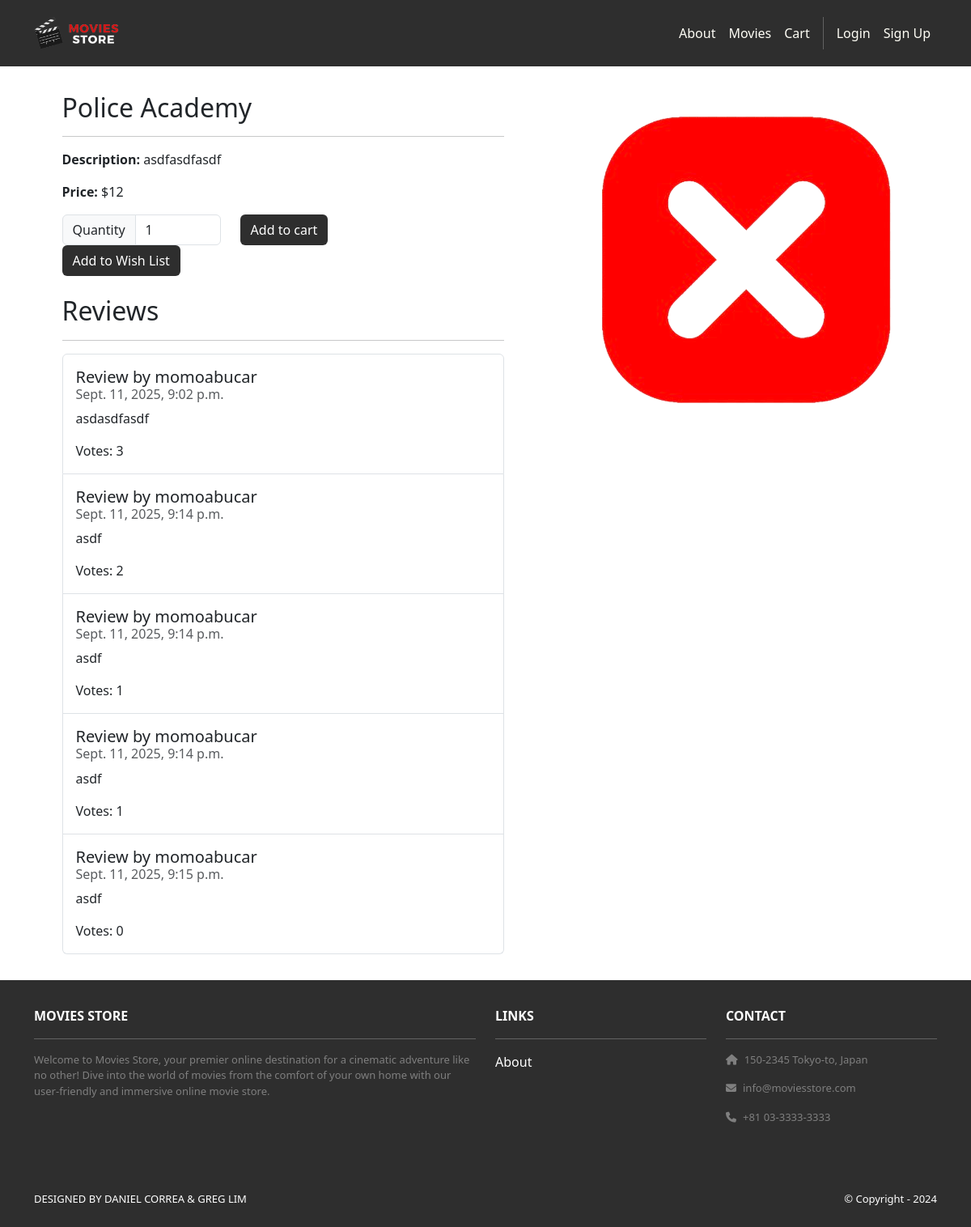
The app's page /movies/2/ with its own data.
### movies/models.py (models this page shows, shortened)
class Movie(models.Model):
    id = models.AutoField(primary_key=True)
    name = models.CharField(max_length=255)
    price = models.IntegerField()
    description = models.TextField()
    image = models.ImageField(upload_to='movie_images/')

class Review(models.Model):
    id = models.AutoField(primary_key=True)
    comment = models.CharField(max_length=255)
    date = models.DateTimeField(auto_now_add=True)
    movie = models.ForeignKey(Movie,
        on_delete=models.CASCADE)
    user = models.ForeignKey(User, on_delete=models.CASCADE)
    votes = models.IntegerField(default=0)

### movies/views.py (the view)
# urls.py: path('<int:id>/', views.show, name='movies.show'),
def show(request, id):
    movie = get_object_or_404(Movie, id=id)
    reviews = Review.objects.filter(movie=movie).order_by('-votes')[:5]
    exists = isWishListEmpty(request, movie)
    addToRecent(request, id)
    template_data = {
        'title': movie.name,
        'reviews': reviews,
        'movie': movie,
        'inCart': str(id) in request.session.get('cart', {}),
        'wishList': 'Remove' if exists else 'Add'
    }
    return render(request, 'movies/show.html', {'template_data': template_data})

### movies/views.py (called while the page is built)
def addToRecent(request, id):
    recents = request.session.get('recently_viewed', [])
    if id in recents:
        recents.remove(id)
    recents.insert(0, id)
    recents = recents[:5]
    request.session['recently_viewed'] = recents

def isWishListEmpty(request, movie):
    if request.user.is_authenticated:
        return WishListItem.objects.filter(movie=movie, wishList=getWishList(request)).exists()
    return movie.id in request.session.get('wishList', [])

### movies/templates/movies/show.html (shortened to what this page needs)
{% extends 'base.html' %}
{% load static %}
{% block content %}
<div class="p-3">
  <div class="container">
    <div class="row mt-3">
      <div class="col-md-6 mx-auto mb-3">
        <h2>{{ template_data.movie.name }}</h2>
        <hr>
        <p><b>Description:</b> {{ template_data.movie.description }}</p>
        <p><b>Price:</b> ${{ template_data.movie.price }}</p>
        <form method="post" action="{% url 'cart.add' id=template_data.movie.id %}">
          <div class="row">
            <div class="col-auto">
              <div class="input-group col-auto">
                <div class="input-group-text">Quantity</div>
                <input type="number" min="1" max="10"
                       class="form-control quantity-input"
                       name="quantity" value="1">
              </div>
            </div>
            <div class="col-auto">
              <button class="btn bg-dark text-white" type="submit">
                Add to cart
              </button>
            </div>
          </div>
        </form>
        {% if template_data.wishList == 'Remove' %}
          <form method="post" action="{% url 'movies.removeWishList' movie_id=template_data.movie.id %}">
            {% csrf_token %}
            <button class="btn btn-danger" type="submit">
              Remove from Wish List
            </button>
          </form>
        {% else %}
          <form method="post" action="{% url 'movies.addWishList' movie_id=template_data.movie.id %}">
            <button class="btn bg-dark text-white" type="submit">
              Add to Wish List
            </button>
          </form>
        {% endif %}
        <h2 class="mt-4">Reviews</h2>
        <hr>
        <ul class="list-group">
          {% for review in template_data.reviews %}
            <li class="list-group-item py-3">
              <h5 class="card-title">Review by {{ review.user.username }}</h5>
              <h6 class="card-subtitle mb-2 text-muted">{{ review.date }}</h6>
              <p class="card-text">{{ review.comment }}</p>
              <p class="card-text">Votes: {{ review.votes }}</p>
            </li>
          {% empty %}
            <li class="list-group-item py-3">No reviews yet.</li>
          {% endfor %}
        </ul>
      </div>
      <div class="col-md-6 mx-auto mb-3 text-center img-card-400">
        {% if template_data.movie.image %}
          <img src="{{ template_data.movie.image.url }}"
               alt="{{ template_data.movie.name }}"
               class="rounded img-fluid">
        {% endif %}
      </div>
    </div>
  </div>
</div>
{% endblock content %}

### moviestore/static/css/style.css (style rules this page uses)
.bg-dark { background-color: #2E2E2E !important; }
.img-card-400 { width: fit-content; max-height: 400px; }

### records on screen
Movie: movie.name "Police Academy", movie.description "asdfasdfasdf", movie.price "12", movie.image (picture)
Review: user.username "momoabucar", date "Sept. 11, 2025, 9:02 p.m.", comment "asdasdfasdf", votes "3"
Review: user.username "momoabucar", date "Sept. 11, 2025, 9:14 p.m.", comment "asdf", votes "2"
Review: user.username "momoabucar", date "Sept. 11, 2025, 9:14 p.m.", comment "asdf", votes "1"
Review: user.username "momoabucar", date "Sept. 11, 2025, 9:14 p.m.", comment "asdf", votes "1"
Review: user.username "momoabucar", date "Sept. 11, 2025, 9:15 p.m.", comment "asdf", votes "0"
